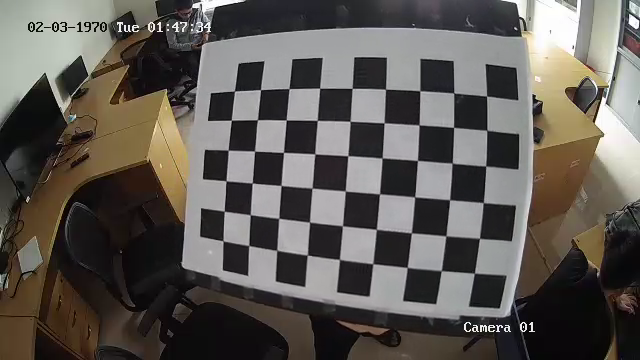
#> input picture images/img0.png, 640 x 360 px; its folder holds only this picture in this run
$ python calibration.py
#> lines starting #> are read from the running program, lines starting #| are printed output that depends on the picture; after the words box and inside, x2 and y2 are one past the last pixel; in counts of white or black regions, pixels touching at a corner belong together; long printed decimals are rounded
import numpy as np
import cv2 as cv
import glob
import pickle


################ FIND CHESSBOARD CORNERS - OBJECT POINTS AND IMAGE POINTS #############################

chessboardSize = (9,6)
frameSize = (640,480)


# termination criteria
criteria = (cv.TERM_CRITERIA_EPS + cv.TERM_CRITERIA_MAX_ITER, 30, 0.001)


# prepare object points, like (0,0,0), (1,0,0), (2,0,0) ....,(6,5,0)
objp = np.zeros((chessboardSize[0] * chessboardSize[1], 3), np.float32)
objp[:,:2] = np.mgrid[0:chessboardSize[0],0:chessboardSize[1]].T.reshape(-1,2)

size_of_chessboard_squares_mm = 40
objp = objp * size_of_chessboard_squares_mm


# Arrays to store object points and image points from all the images.
objpoints = [] # 3d point in real world space
imgpoints = [] # 2d points in image plane.


images = glob.glob('images/*.png')

for image in images:

    img = cv.imread(image)
#> img is the input picture: shape (360, 640, 3); mean B, G, R 84.3, 89.3, 93.9
    gray = cv.cvtColor(img, cv.COLOR_BGR2GRAY)
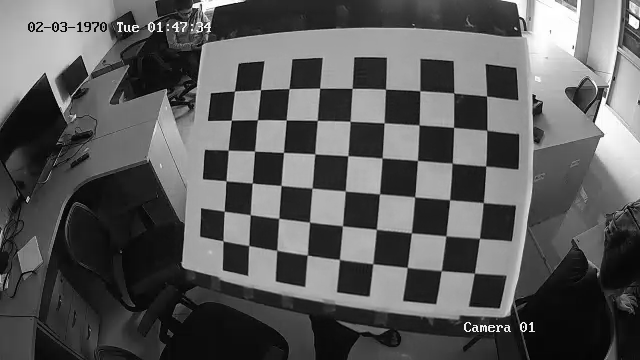
#> gray: shape (360, 640); min 0, max 255, mean 90.1

    # Find the chess board corners
    ret, corners = cv.findChessboardCorners(gray, chessboardSize, None)
#> ret = True; corners = 54 rows, first 8: [474.4, 273.3], [441.2, 270.7], [407.2, 267.4], [372.7, 263.7], [339.4, 259.4], [307.3, 255], [276.9, 250.2], [248.8, 245.5]

    # If found, add object points, image points (after refining them)
    if ret == True:

        objpoints.append(objp)
        corners2 = cv.cornerSubPix(gray, corners, (11,11), (-1,-1), criteria)
#> corners2 = 54 rows, first 8: [474.4, 273.2], [441.3, 270.7], [407.2, 267.5], [372.8, 263.7], [339.5, 259.5], [307.4, 255], [276.7, 250.4], [248.7, 245.6]
        imgpoints.append(corners)

        # Draw and display the corners
        cv.drawChessboardCorners(img, chessboardSize, corners2, ret)
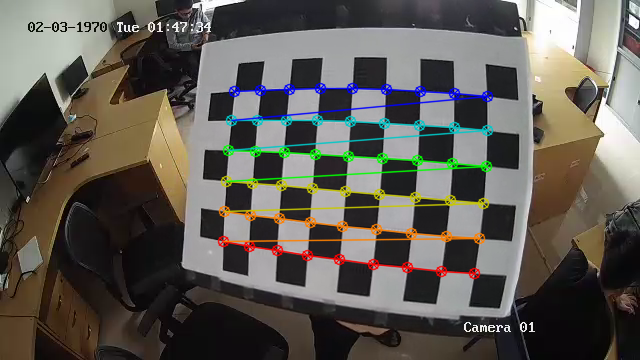
#> img: shape (360, 640, 3); 5.44% of pixels changed, all inside (x1, y1, x2, y2) = (217, 82, 494, 280)
        cv.imshow('img', img)
        cv.waitKey()
        # cv.waitKey(0)
        # if(cv.waitKey()==27):
        #     break


cv.destroyAllWindows()


############## CALIBRATION #######################################################

ret, cameraMatrix, dist, rvecs, tvecs = cv.calibrateCamera(objpoints, imgpoints, frameSize, None, None)
#> ret = 0.167; cameraMatrix = [[594.6, 0, 313.2], [0, 557.5, 187.1], [0, 0, 1]]; dist = [[-1.02, 0.463, -0.00126, 0.00693, 3.04]]; rvecs = ([-0.745, 0.0315, -2.97],); tvecs = ([169.1, 96.76, 559.2],)

# Save the camera calibration result for later use (we won't worry about rvecs / tvecs)
pickle.dump((cameraMatrix, dist), open( "calibration.pkl", "wb" ))
pickle.dump(cameraMatrix, open( "cameraMatrix.pkl", "wb" ))
pickle.dump(np.array(cameraMatrix), open( "npcameraMatrix.pkl", "wb" ))
pickle.dump(dist, open( "dist.pkl", "wb" ))
print ("cameraMatrix",cameraMatrix)
#| cameraMatrix [[594.558   0.         313.211]
#|  [  0.         557.464 187.061]
#|  [  0.           0.           1.        ]]
print(" dist",dist)
#|  dist [[-1.02097350e+00  4.63218790e-01 -1.25539074e-03  6.93416096e-03
#|    3.04007023e+00]]
print(np.array(cameraMatrix))
#| [[594.558   0.         313.211]
#|  [  0.         557.464 187.061]
#|  [  0.           0.           1.        ]]

############## UNDISTORTION #####################################################

img = cv.imread('/home/hoangpm/AICS/anti_motor_thief/BEV_custom/img4.png')
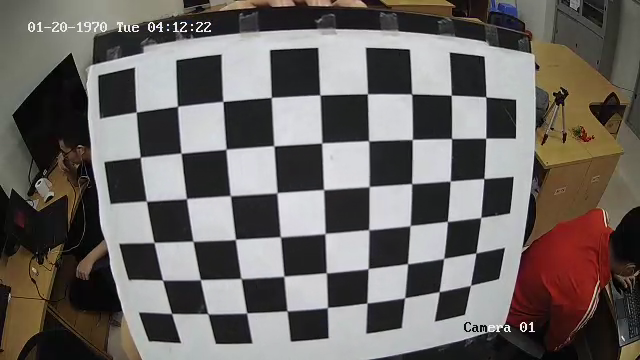
#> input picture img4.png, 640 x 360 px, found by its file name
#> img is the input picture: shape (360, 640, 3); mean B, G, R 98.5, 101.6, 106.9
h,  w = img.shape[:2]
#> h = 360; w = 640
newCameraMatrix, roi = cv.getOptimalNewCameraMatrix(cameraMatrix, dist, (w,h), 1, (w,h))
#> newCameraMatrix = [[486.6, 0, 316.4], [0, 453.7, 186.9], [0, 0, 1]]; roi = (10, 12, 618, 333)


# Undistort
dst = cv.undistort(img, cameraMatrix, dist, None, newCameraMatrix)
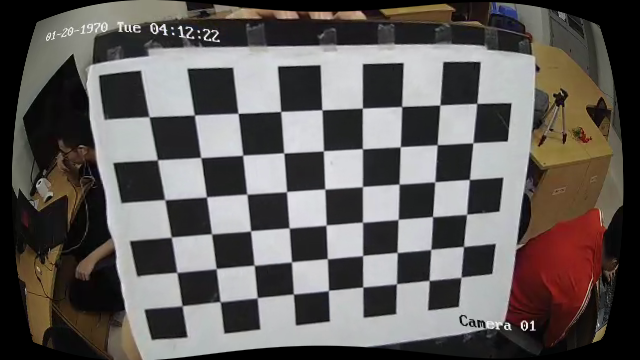
#> dst: shape (360, 640, 3); mean B, G, R 89.8, 92.2, 96.8

# crop the image
x, y, w, h = roi
#> x = 10; y = 12; w = 618; h = 333
dst = dst[y:y+h, x:x+w]
#> dst: shape (333, 618, 3)
cv.imwrite('caliResult1.png', dst)


# Undistort with Remapping
mapx, mapy = cv.initUndistortRectifyMap(cameraMatrix, dist, None, newCameraMatrix, (w,h), 5)
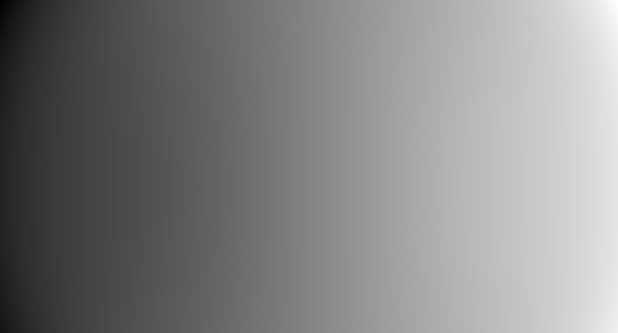
#> mapx: shape (333, 618) float32; min -141.2, max 718.6, mean 306.2; drawn with min black and max white
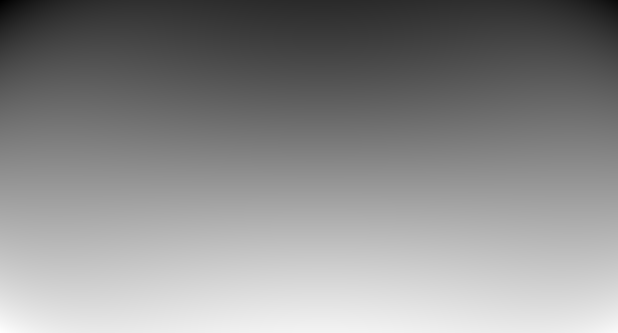
#> mapy: shape (333, 618) float32; min -84.8, max 368.7, mean 164.6; drawn with min black and max white
dst = cv.remap(img, mapx, mapy, cv.INTER_LINEAR)

# crop the image
x, y, w, h = roi
dst = dst[y:y+h, x:x+w]
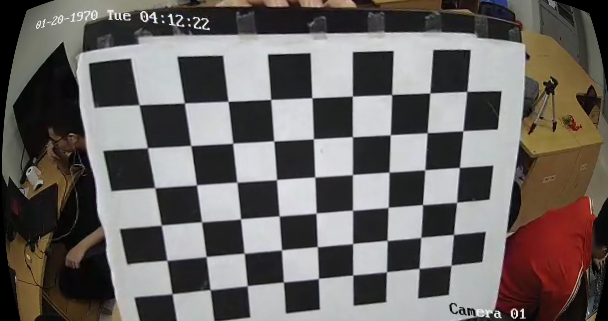
#> dst: shape (321, 608, 3); mean B, G, R 99, 101.4, 106.7
# cv.imwrite('caliResult2.png', dst)


# Reprojection Error
mean_error = 0

for i in range(len(objpoints)):
    imgpoints2, _ = cv.projectPoints(objpoints[i], rvecs[i], tvecs[i], cameraMatrix, dist)
    error = cv.norm(imgpoints[i], imgpoints2, cv.NORM_L2)/len(imgpoints2)
    mean_error += error
#> this loop made 1 pass
#> (error, mean_error) on pass 1: (0.0228, 0.0228)
#> after the loop, mean_error = 0.0228

print( "total error: {}".format(mean_error/len(objpoints)) )
#| total error: 0.02275

print(" ")
